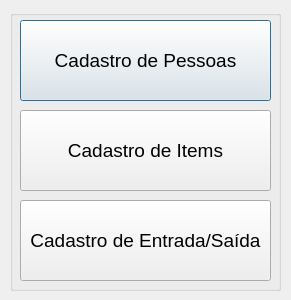
<?xml version="1.0" encoding="UTF-8"?>
<ui version="4.0">
 <class>frmmenu</class>
 <widget class="QDialog" name="frmmenu">
  <property name="geometry">
   <rect>
    <x>0</x>
    <y>0</y>
    <width>291</width>
    <height>300</height>
   </rect>
  </property>
  <property name="windowTitle">
   <string>Menu Principal</string>
  </property>
  <widget class="QGroupBox" name="groupBox">
   <property name="geometry">
    <rect>
     <x>10</x>
     <y>10</y>
     <width>271</width>
     <height>281</height>
    </rect>
   </property>
   <property name="title">
    <string/>
   </property>
   <widget class="QPushButton" name="btnpessoas">
    <property name="geometry">
     <rect>
      <x>10</x>
      <y>10</y>
      <width>251</width>
      <height>81</height>
     </rect>
    </property>
    <property name="font">
     <font>
      <pointsize>14</pointsize>
     </font>
    </property>
    <property name="text">
     <string>Cadastro de Pessoas</string>
    </property>
   </widget>
   <widget class="QPushButton" name="btnitems">
    <property name="geometry">
     <rect>
      <x>10</x>
      <y>100</y>
      <width>251</width>
      <height>81</height>
     </rect>
    </property>
    <property name="font">
     <font>
      <pointsize>14</pointsize>
     </font>
    </property>
    <property name="text">
     <string>Cadastro de Items</string>
    </property>
   </widget>
   <widget class="QPushButton" name="btnio">
    <property name="geometry">
     <rect>
      <x>10</x>
      <y>190</y>
      <width>251</width>
      <height>81</height>
     </rect>
    </property>
    <property name="font">
     <font>
      <pointsize>14</pointsize>
     </font>
    </property>
    <property name="text">
     <string>Cadastro de Entrada/Saída</string>
    </property>
   </widget>
  </widget>
 </widget>
 <resources/>
 <connections/>
</ui>
